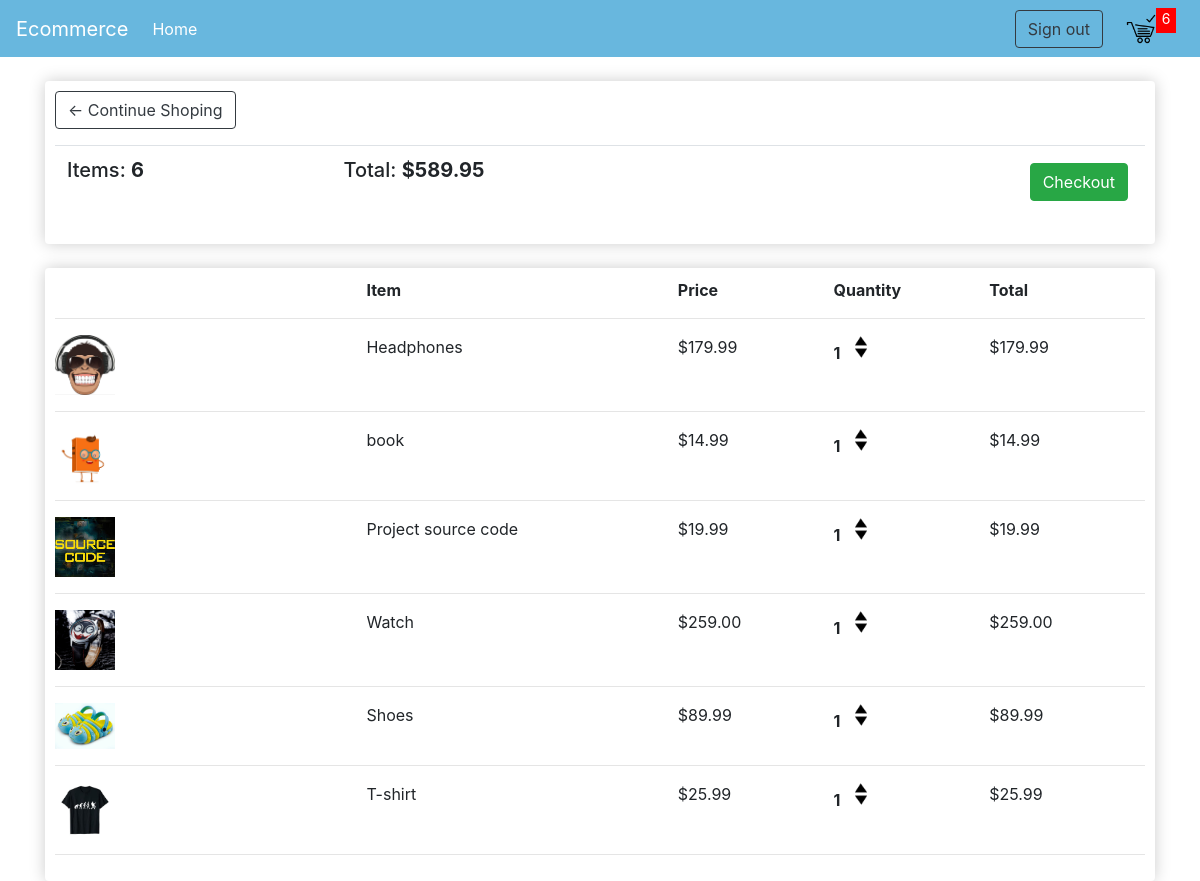
/cart/ (signed in), run on an earlier commit of the app's database.
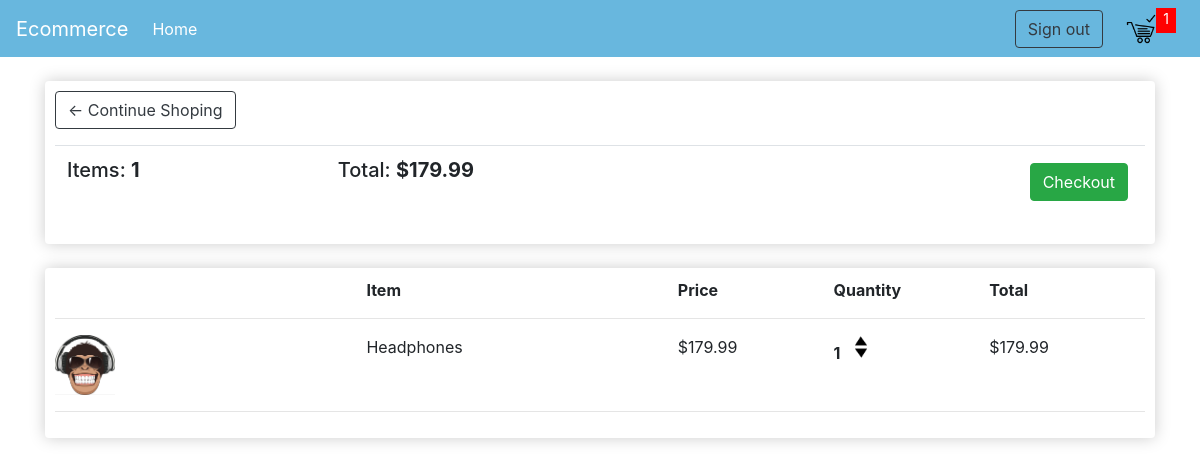
And on a later commit of the database.
### store/models.py (models this page shows, shortened)
class OrderItem (models.Model):
	product    = models.ForeignKey (Product, on_delete = models.SET_NULL ,null = True, blank = True)
	order      = models.ForeignKey (Order, on_delete = models.SET_NULL ,null = True, blank = True)
	quantity   = models.IntegerField (default = 0, null = True, blank = True)
	date_added = models.DateTimeField (auto_now_add = True)
	def total_price(self):
		self.total = self.quantity * self.product.price
		return self.total

class Product (models.Model):
	name    = models.CharField (max_length = 200, null = True)
	price   = models.DecimalField(max_digits=10, decimal_places=2)
	digital = models.BooleanField (default = False, blank = True)
	image   = models.ImageField(default= 'images/product.png', blank = True)

### store/views.py (the view)
# urls.py: path('cart/', views.cart, name='cart'),
def cart(request):
	context  = cart_total(request)
	return render (request,'store/cart.html', context)

### store/utils.py (called while the page is built, shortened)
def cart_total(request):
	orderitems = []
	total_quantity = 0
	total_price = 0
	shipping = False
	if request.user.is_authenticated:
		customer = request.user.customer
		order, created = Order.objects.get_or_create(customer = customer, complete = False)
		orderitems = OrderItem.objects.filter(order=order)
		for item in orderitems:
			total_quantity += item.quantity
		for item in orderitems:
			if item.product.digital == False:
				shipping = True
				break
		for item in orderitems:
			total_price += item.quantity * item.product.price
	return {"orderitems": orderitems,"total_quantity": total_quantity, "total_price": total_price, "shipping": shipping}

### store/templates/store/cart.html (shortened to what this page needs)
{% extends 'store/main.html' %}
{% load static %}
{% block body %}
<div class="box-element">
	<a class=" mb-3 btn btn-outline-dark" href="{% url 'store' %}">&#8592; Continue Shoping</a>
	<table class="table">
		<tr>
			<th><h5>Items: <strong>{{ total_quantity }}</strong></h5></th>
			<th><h5>Total: <strong>${{ total_price }}</strong></h5></th>
			<th>
				<a style="float: right; margin: 5px;" class="btn btn-success" href="{% url 'checkout' %}">Checkout</a>
			</th>
		</tr>
	</table>
</div>
<br>
<div class="box-element">
	<div style="display:flex;">
		<div style="flex:2"></div>
		<div style="flex:2"><strong>Item</strong></div>
		<div style="flex:1"><strong>Price</strong></div>
		<div style="flex:1"><strong>Quantity</strong></div>
		<div style="flex:1"><strong>Total</strong></div>
	</div>
	<hr>
	{% for item in orderitems %}
	<div class="mt-1" style="display:flex;">
		<div style="flex:2"><img style="width: 60px; display:inline;" src="{{ item.product.image.url }}"></div>
		<div style="flex:2">{{ item.product.name }}</div>
		<div style="flex:1">${{ item.product.price }}</div>
		<div style="flex:1">
				<p class="quantity">{{ item.quantity }}</p>
				<div class="quantity">
					<img class="quantity-arrow add-to-cart" src="{% static 'images/triangle-up.png' %}" data-id={{ item.product.id }} data-action="add" >
					<img class="quantity-arrow add-to-cart" src="{% static 'images/triangle-down.png' %}" data-id={{ item.product.id }} data-action="remove">
				</div>
		</div>
		<div  style="flex:1">${{ item.total_price }}</div>
	</div>
	<hr>
	{% endfor %}
</div>
{% endblock %}

What changed in the data, as far as the page shows it:
removed OrderItem: product.image (picture), product.name "book", product.price "14.99", quantity "1", total_price "14.99"
removed OrderItem: product.image (picture), product.name "Project source code", product.price "19.99", quantity "1", total_price "19.99"
removed OrderItem: product.image (picture), product.name "Watch", product.price "259.00", quantity "1", total_price "259.00"
removed OrderItem: product.image (picture), product.name "Shoes", product.price "89.99", quantity "1", total_price "89.99"
removed OrderItem: product.image (picture), product.name "T-shirt", product.price "25.99", quantity "1", total_price "25.99"
Also different on the page:
{{ total_quantity }}: "6" → "1"
{{ total_price }}: "589.95" → "179.99"
